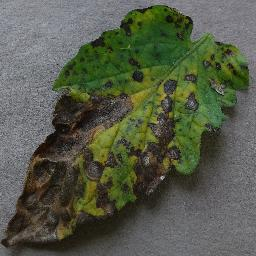
#> input picture final_v2/test/Tomato_early_blight.JPG, 256 x 256 px, found by its file name
$ python disease_spots.py
#> lines starting #> are read from the running program, lines starting #| are printed output that depends on the picture; after the words box and inside, x2 and y2 are one past the last pixel; in counts of white or black regions, pixels touching at a corner belong together
import cv2
import numpy as np
from skimage import color
from skimage.filters import threshold_otsu
import os

# Ensure output directory exists
output_dir = 'disease_spots/images'
os.makedirs(output_dir, exist_ok=True)

def load_image(image_path):
#> called with image_path = 'final_v2/test/Tomato_early_blight.JPG'
    image = cv2.imread(image_path)
#> image is the input picture: shape (256, 256, 3); mean B, G, R 73.6, 91, 85.8
    return cv2.cvtColor(image, cv2.COLOR_BGR2RGB)

# Method 1: Grayscale + Simple Thresholding
def method1(image, output_path):
#> called with output_path = 'disease_spots/images/method1_result.jpg'
    gray_image = cv2.cvtColor(image, cv2.COLOR_RGB2GRAY)
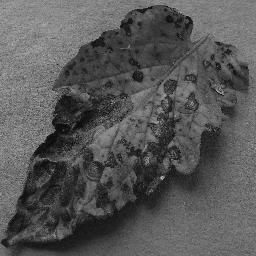
#> gray_image: shape (256, 256); min 1, max 195, mean 87.5
    _, binary_image = cv2.threshold(gray_image, 0, 255, cv2.THRESH_BINARY + cv2.THRESH_OTSU)
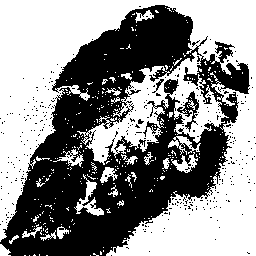
#> binary_image: shape (256, 256); 54.6% white; 342 black regions (338 under 20 px), largest, box (x1, y1, x2, y2) and area: (0, 5, 250, 256) 28803, (177, 91, 199, 132) 281, (152, 79, 164, 93) 42, (138, 119, 144, 124) 20
    cv2.imwrite(output_path, binary_image)

# Method 2: Grayscale + Median Filtering + Thresholding
def method2(image, output_path):
#> called with output_path = 'disease_spots/images/method2_result.jpg'
    gray_image = cv2.cvtColor(image, cv2.COLOR_RGB2GRAY)
    filtered_image = cv2.medianBlur(gray_image, 5)
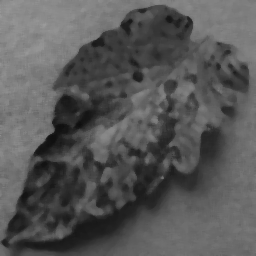
#> filtered_image: shape (256, 256); min 13, max 155, mean 87.5
    _, binary_image = cv2.threshold(filtered_image, 0, 255, cv2.THRESH_BINARY + cv2.THRESH_OTSU)
#> binary_image: shape (256, 256); 53.3% white; 20 black regions (16 under 20 px), largest, box (x1, y1, x2, y2) and area: (0, 5, 249, 256) 30179, (177, 92, 199, 118) 266, (185, 122, 192, 129) 32, (156, 80, 163, 87) 26
    cv2.imwrite(output_path, binary_image)

# Method 3: CIELAB Color Space, A Channel, Median Filtering + Thresholding
def method3(image, output_path):
#> called with output_path = 'disease_spots/images/method3_result.jpg'
    lab_image = color.rgb2lab(image)
#> lab_image: shape (256, 256, 3) float64; mean of channels 0, 1, 2 37.4, -4.9, 9.4
    lab_image = (lab_image * 255 / np.max(lab_image)).astype(np.uint8)  # Scale to uint8
#> lab_image: shape (256, 256, 3); mean of channels 0, 1, 2 120.8, 98.5, 123
    a_channel = lab_image[:, :, 1]  # A channel
    filtered_a = cv2.medianBlur(a_channel, 5)
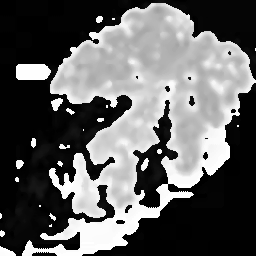
#> filtered_a: shape (256, 256); min 0, max 255, mean 97.1
    _, binary_image = cv2.threshold(filtered_a, 0, 255, cv2.THRESH_BINARY + cv2.THRESH_OTSU)
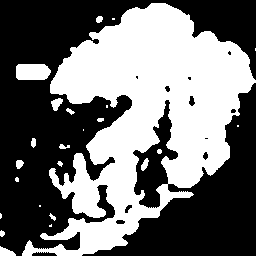
#> binary_image: shape (256, 256); 44.3% white; 24 white regions (9 under 20 px), largest, box (x1, y1, x2, y2) and area: (22, 3, 256, 256) 27884, (16, 64, 51, 80) 514, (0, 246, 16, 256) 102
    cv2.imwrite(output_path, binary_image)

# Method 4: YCbCr Color Space, Cr Channel, Median Filtering + Thresholding
def method4(image, output_path):
#> called with output_path = 'disease_spots/images/method4_result.jpg'
    ycbcr_image = cv2.cvtColor(image, cv2.COLOR_RGB2YCrCb)
#> ycbcr_image: shape (256, 256, 3); mean of channels 0, 1, 2 87.5, 126.8, 120.2
    cr_channel = ycbcr_image[:, :, 1]  # Cr channel
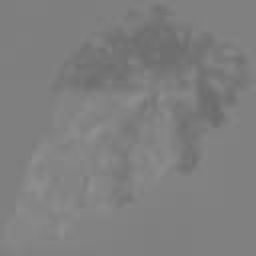
#> cr_channel: shape (256, 256); min 106, max 144, mean 126.8
    filtered_cr = cv2.medianBlur(cr_channel, 5)
    _, binary_image = cv2.threshold(filtered_cr, 0, 255, cv2.THRESH_BINARY + cv2.THRESH_OTSU)
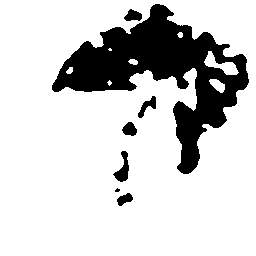
#> binary_image: shape (256, 256); 81.1% white; 7 black regions (1 under 20 px), largest, box (x1, y1, x2, y2) and area: (52, 4, 249, 174) 11536, (113, 151, 129, 182) 239, (138, 96, 156, 118) 161, (124, 9, 142, 21) 147, (122, 122, 137, 136) 147, (117, 193, 133, 206) 125
    cv2.imwrite(output_path, binary_image)

# Main function to execute methods
def process_image_methods(image_path):
    image = load_image(image_path)

    # Applying each method and saving the result
    method1(image, os.path.join(output_dir, 'method1_result.jpg'))
    method2(image, os.path.join(output_dir, 'method2_result.jpg'))
    method3(image, os.path.join(output_dir, 'method3_result.jpg'))
    method4(image, os.path.join(output_dir, 'method4_result.jpg'))


    print("Disease spot detection images saved successfully for all methods.")

# Run the function with the path to your input image
process_image_methods('final_v2/test/Tomato_early_blight.JPG')
